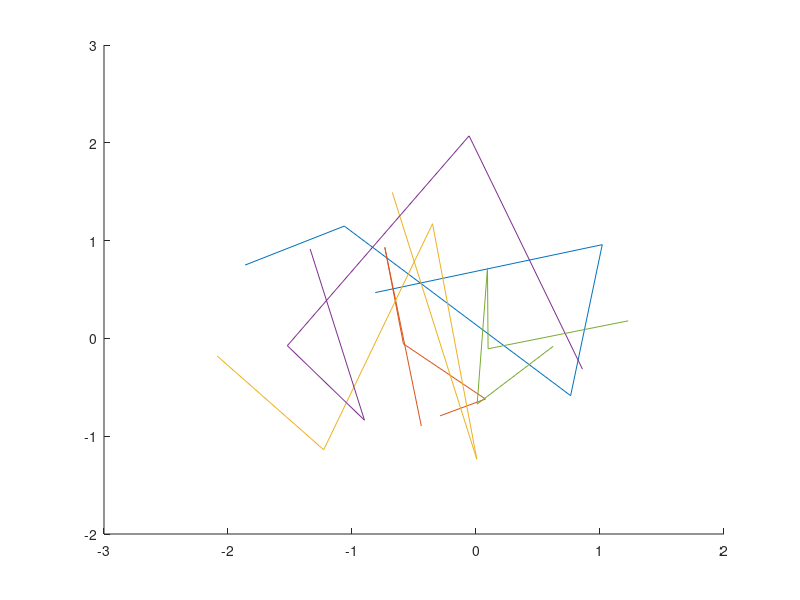

This chart was generated by the following MATLAB code:
function hg = doc_hggroup
hg = hggroup('ButtonDownFcn',@set_lines);
h  = line(randn(5),randn(5),'HitTest','off','Parent',hg);

function set_lines(cb,eventdata)
hl = get(cb,'Children');% cb is handle of hggroup object
lw = get(hl,'LineWidth');% get current line widths
set(hl,{'LineWidth'},num2cell([lw{:}]+1,[5,1])')